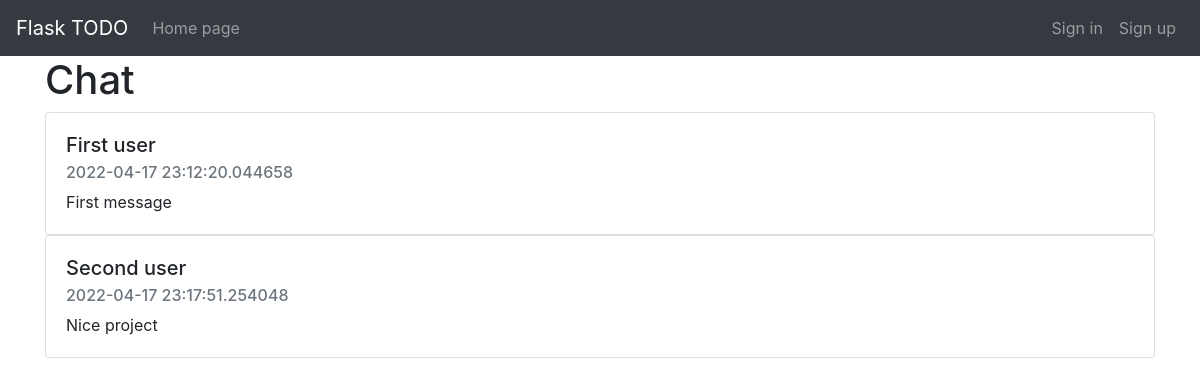
/users/first-user/projects/first-project/chat, run on the app's committed database.
### data/messages.py (models this page shows)
class Message(SqlAlchemyBase):
    __tablename__ = 'message'
    id = sqlalchemy.Column(sqlalchemy.Integer, primary_key=True,
                           autoincrement=True)
    body = sqlalchemy.Column(sqlalchemy.String)
    author_id = sqlalchemy.Column(sqlalchemy.Integer,
                                  sqlalchemy.ForeignKey('user.id'))
    author = orm.relationship('User', back_populates='messages')
    project_id = sqlalchemy.Column(sqlalchemy.Integer,
                                   sqlalchemy.ForeignKey('project.id'))
    created = sqlalchemy.Column(sqlalchemy.DateTime,
                                default=datetime.datetime.now())

### data/users.py (models this page shows, shortened)
class User(SqlAlchemyBase, UserMixin):
    __tablename__ = 'user'
    id = sqlalchemy.Column(sqlalchemy.Integer, primary_key=True,
                           autoincrement=True)
    name = sqlalchemy.Column(sqlalchemy.String, unique=True)
    age = sqlalchemy.Column(sqlalchemy.Integer, nullable=True)
    birth_date = sqlalchemy.Column(sqlalchemy.Date, nullable=True)
    speciality = sqlalchemy.Column(sqlalchemy.String, nullable=True)
    email = sqlalchemy.Column(sqlalchemy.String, unique=True,
                              index=True)
    hashed_password = sqlalchemy.Column(sqlalchemy.String)
    slug = sqlalchemy.Column(sqlalchemy.String)
    created = sqlalchemy.Column(sqlalchemy.DateTime,
                                default=datetime.datetime.now())
    own_projects = orm.relationship('Project', back_populates='leader')
    projects = orm.relationship('Project', secondary=project_to_user,
                                back_populates='members')
    events = orm.relationship('Event', back_populates='author')
    messages = orm.relationship('Message', back_populates='author')

### app.py (the view, shortened to what this page needs)
@app.route('/users/<user_slug>/projects/<project_slug>/chat',
           methods=['GET', 'POST'])
def project_chat(user_slug, project_slug):
    form = MessageForm()
    db_sess = db_session.create_session()
    user = db_sess.query(User).filter(User.slug == user_slug).first()
    if not user:
        return abort(404)
    project = db_sess.query(Project).filter(Project.slug == project_slug).first()
    if not project or project.leader_id != user.id:
        return abort(404)
    return render_template('chat.html', project=project, form=form)

### data/db_session.py (called while the page is built)
def create_session() -> Session:
    global __factory
    return __factory()

### templates/chat.html (shortened to what this page needs)
{% extends 'base.html' %}
{% block content %}
<h1>Chat</h1>
{% for message in project.messages %}
    <div class="card">
        <div class="card-body">
            <h5 class="card-title">{{ message.author.name }}</h5>
            <h6 class="card-subtitle mb-2 text-muted">
                {{ message.created }}
            </h6>
            <p class="card-text">{{ message.body }}</p>
        </div>
    </div>
{% endfor %}
{% endblock %}

### data on the page
Message: author.name "First user", created "2022-04-17 23:12:20.044658", body "First message"
Message: author.name "Second user", created "2022-04-17 23:17:51.254048", body "Nice project"
